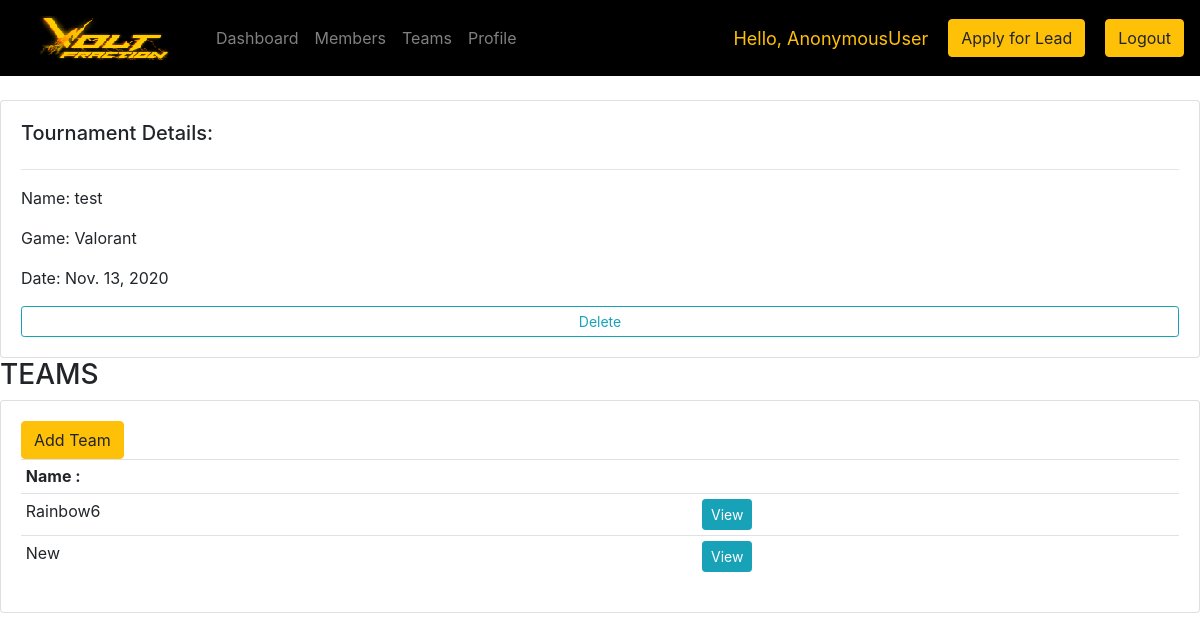
Page /tournament/9 on the committed database.
### accounts/models.py (models this page shows, shortened)
class Tournament(models.Model):
	name = models.CharField(max_length=200, null=True)
	game = models.ForeignKey(Game, null=True, on_delete=models.CASCADE)
	date_created = models.DateTimeField(auto_now_add=True, null=True)
	date = models.DateField(null=True)
	teams = models.ManyToManyField(Team)
	is_add = models.BooleanField(default=False)

class Game(models.Model):
	name = models.CharField(max_length=200, null=True)
	def __str__(self):
		return self.name

class Team(models.Model):
	name = models.CharField(max_length=200, null=True)
	game = models.ForeignKey(Game, null=True, on_delete=models.CASCADE)
	members = models.ManyToManyField(Member)

### accounts/views.py (the view, shortened to what this page needs)
# urls.py: path('tournament/<str:pk>', views.Tourn, name="tournament"),
def Tourn(request, pk):
	tournament = Tournament.objects.get(id=pk)
	form = AddTeamForm(instance=tournament)
	context = {'tourn': tournament,'form':form}
	return render(request, 'accounts/tournament.html', context)

### accounts/forms.py
class AddTeamForm(ModelForm):
	teams = forms.ModelMultipleChoiceField(
            queryset=Team.objects.all(),
            widget=forms.CheckboxSelectMultiple,
            required=True)
	class Meta:
		model = Tournament
		fields = ['teams']

### accounts/templates/accounts/tournament.html (shortened to what this page needs)
{% extends 'accounts/main.html' %}
{% block content %}
<br>
<div class="row">
	<div class="col-md">
		<div class="card card-body">
			<h5>Tournament Details: </h5>
			<hr>
			<p>Name: {{tourn.name}}</p>
			<p>Game: {{tourn.game}}</p>
			<p>Date: {{tourn.date}}</p>
			<form action="{% url 'deleteTourn' tourn.id %}" method="POST">
			    <input class="btn btn-outline-info  btn-sm btn-block" type="submit" value="Delete">
			</form>
		</div>
	</div>
</div>
<div class="row">
	<div class="col-md">
		<h3>TEAMS</h3>
		<div class="card card-body ex">
			{% if not tourn.is_add %}
				<form action="{% url 'addt' %}" method="POST">
			        <button type="submit" name = "pk" value = "{{ tourn.id }}" class="btn btn-warning">Add Team</button>
		      	</form>
				<table class="table table-sm">
					<tr>
						<th>Name : </th>
						<th></th>
					</tr>
					{% for i in tourn.teams.all %}
						<tr>
							<td>{{i.name}}</td>
							<td><a class="btn btn-sm btn-info" href="{% url 'team' i.id %}">View</a></td>
						</tr>
					{% endfor %}
				</table>
			{% endif %}
		</div>
	</div>
</div>
<br>
{% endblock %}

### rows in the picture
Tournament: name "test", game "Valorant", date "Nov. 13, 2020"
Team: name "Rainbow6"
Team: name "New"

### other values in the picture
{{ request.user }} "AnonymousUser"
